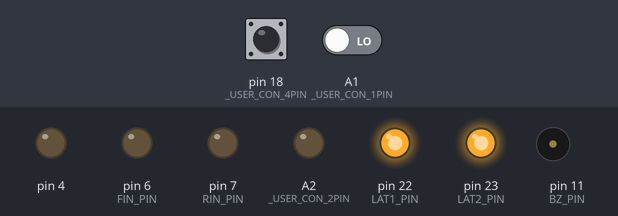
The sketch below on a simulated Arduino Leonardo, built with avr-gcc and run on an emulated ATmega32U4. On the bench: output pins drawn as LEDs (lit = HIGH), buzzer (waves = sounding). The test bench sets the inputs (shaded band); at power-on: A1 (_USER_CON_1PIN) LOW, pin 18 (_USER_CON_4PIN) HIGH.

Above: at 1.2 s.
1.3 s: A1 (_USER_CON_1PIN) driven HIGH
At 2.1 s:
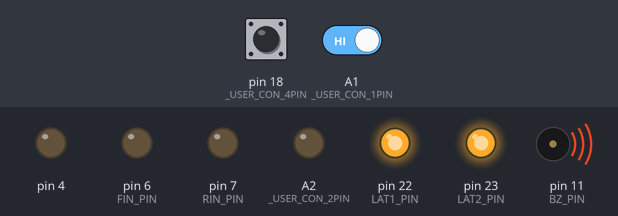
2.8 s: A1 (_USER_CON_1PIN) driven LOW
Timing chart, 0 to 5.8 s (numbered marks = the images above; inputs shaded):
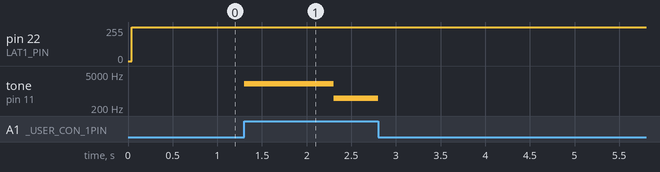

The sketch:

mon4_b.ino
```cpp
#define USE_TIMER3_ISR
#include "mono_con.h"

const int D2 = 18; // SW
const int D3 = 19; // TSW

int SW  = 0;
int TSW = 0;

int prev_SW  = 0;
int prev_TSW = 0;

int status = 0;
int tgl    = 1;

int count = 0;
int ten   = 0;
int one   = 0;

word in, bz;

ISR (TIMER3_COMPA_vect) {
  if (in > 5) {
    in = 0;

    SW  = digitalRead(D2);
    TSW = digitalRead(D3);
  }

  in++;

  if (TSW == HIGH) bz++;
}

void setup() {
  config_init();
  serial_init();

  disp(num[0], num[0]);
}

void loop() {
  if (TSW == HIGH) {
    // on

    if (TSW != prev_TSW) tgl = 1;

    if (bz > 1000) {
      bz = 0;

      if (tgl) {
        tone(BZ_PIN, 2000);
      } else {
        tone(BZ_PIN, 500);
      }

      if (++count > 99) count = 0;

      ten = count / 10;
      one = count % 10;

      disp(num[ten], num[one]);

      tgl = !tgl;
    }

  } else {
    // off

    bz = 1000;
    noTone(BZ_PIN);

    if (SW == LOW && prev_SW == HIGH) {
      count = 0;
      ten   = 0;
      one   = 0;

      disp(num[0], num[0]);
    }

  }

  prev_SW  = SW;
  prev_TSW = TSW;
}
```

mono_con.h
```cpp
//===================================================================================================================
//
//  高校生ものづくりコンテスト2026岡山県大会用 ArduinoShield
//
//    出力回路: 百エディケーション製
//    https://hyakuedu.wordpress.com/
//
//    CPU Board: Arduino MEGA 2560 R3
//                                     2026/01/08 OKAKO
//
//===================================================================================================================
#ifndef _MONO_CON_2026_H
#define _MONO_CON_2026_H

//--- Arduino  ATmega2560 Input
#define _USER_CON_1PIN A1
#define _USER_CON_2PIN A2
#define _USER_CON_3PIN 17
#define _USER_CON_4PIN 18
#define _USER_CON_5PIN 19
#define _USER_CON_6PIN 40
#define _USER_CON_7PIN 42
#define _USER_CON_8PIN 20 //GND

//--- OKAKO_Shield_CN2
#define BOARD_SW_PIN 26
#define BZ_PIN 11
#define FIN_PIN 6
#define RIN_PIN 7
#define LAT2_PIN 23
#define LAT1_PIN 22
#define SCK_PIN 24
#define SDI_PIN 25

//--- セグメントLED 0-9,blank
int num[11] = { 0x3f, 0x06, 0x5b, 0x4f, 0x66,  //0, 1, 2, 3, 4
                0x6d, 0x7d, 0x27, 0x7f, 0x6f,  //5, 6, 7, 8, 9
                0x00 };                        //blank

//--- レジスタ初期設定
void config_init(void) {
  pinMode(_USER_CON_1PIN, INPUT);
  pinMode(_USER_CON_2PIN, INPUT);
  pinMode(_USER_CON_3PIN, INPUT);
  pinMode(_USER_CON_4PIN, INPUT);
  pinMode(_USER_CON_5PIN, INPUT);
  pinMode(_USER_CON_6PIN, INPUT);
  pinMode(_USER_CON_7PIN, INPUT);

  pinMode(_USER_CON_8PIN, OUTPUT);
  digitalWrite(_USER_CON_8PIN, LOW); //IN_D4をGND設定

  pinMode(BOARD_SW_PIN, INPUT);
  pinMode(BZ_PIN, OUTPUT);
  pinMode(RIN_PIN, OUTPUT);
  pinMode(FIN_PIN, OUTPUT);
  pinMode(LAT1_PIN, OUTPUT);
  pinMode(LAT2_PIN, OUTPUT);
  pinMode(SCK_PIN, OUTPUT);
  pinMode(SDI_PIN, OUTPUT);

  ////////// DCモータ制御用PWM信号生成用のタイマ(Timer4)の周波数を31.37KHzに変更 //////////
  TCCR4B = (TCCR4B & 0b11111000) | 0x01;

#ifdef USE_TIMER3_ISR
  ////////// 1ms割り込み用のタイマ(Timer3)の初期化 //////////
  TCCR3A = 0;
  TCCR3B = 0x0b;
  // OCR3A = 124;
  OCR3A = 249;
  TIMSK3 = 2;
#endif
}

//--- 構造体宣言bitset
struct bitset {
  int SDI : 1;   // bit0 シリアルデータ
  int SCK : 1;   // bit1 シリアルクロック
  int LAT1 : 1;  // bit2 7seg LED 系ラッチ
  int LAT2 : 1;  // bit3 フルカラーLED,step モータ系ラッチ
  int DCM : 2;   // bit4,5 DC モータの動作モード
  int BZ : 1;    // bit6 圧電スピーカ
  int TSW : 1;   // bit7 タクトスイッチ入力
};
struct bitset RC;  // 構造体変数

//--- 共用体宣言lm (LED & step Motor)
union {
  struct
  {               //--- 構造体宣言，bit というグループ名
    int SM : 4;   // bit0 ～ bit3 ステッピングモータ励磁信号
    int R : 1;    // bit4 フルカラーLED，赤色
    int B : 1;    // bit5 フルカラーLED，青色
    int G : 1;    // bit6 フルカラーLED，緑色
    int res : 1;  // bit7 未使用
  } bit;          // bit アクセス名
  struct
  {
    int SM : 4;
    int GBR : 3;  // フルカラーLED, カラーコードを3bitで指定
    int res : 1;
  } color;  // GBRを3ビットアクセス名
  int b8;   // byte アクセス名
} lm;       // 共用体変数名

//--- U1,U2,U3初期化
void serial_init(void) {
  //U1
  digitalWrite(LAT1_PIN, LOW);
  shiftOut(SDI_PIN, SCK_PIN, MSBFIRST, 0x00);
  digitalWrite(LAT1_PIN, HIGH);

  //U2
  digitalWrite(LAT1_PIN, LOW);
  shiftOut(SDI_PIN, SCK_PIN, MSBFIRST, 0x00);
  digitalWrite(LAT1_PIN, HIGH);

  //u3
  digitalWrite(LAT2_PIN, LOW);
  shiftOut(SDI_PIN, SCK_PIN, MSBFIRST, 0x00);
  digitalWrite(LAT2_PIN, HIGH);
}

//--- 2桁7セグメントLEDの表示関数
int disp(char leftPat, char rightPat) {
  digitalWrite(LAT1_PIN, LOW);
  shiftOut(SDI_PIN, SCK_PIN, MSBFIRST, leftPat);
  digitalWrite(LAT1_PIN, HIGH);

  digitalWrite(LAT1_PIN, LOW);
  shiftOut(SDI_PIN, SCK_PIN, MSBFIRST, rightPat);
  digitalWrite(LAT1_PIN, HIGH);
}

//--- ステッピングモータの初期設定関数
int stepm_init(int n) {
  int spm[5] = { 0x9,     // A
                 0xc,     // B
                 0x6,     // nA
                 0x3,     // nB
                 0x00 };  // Stop

  return spm[n];
}

//--- フルカラーLEDとステッピングモータの動作制御関数
int led_stepmotor(char n) {
  digitalWrite(LAT2_PIN, LOW);
  shiftOut(SDI_PIN, SCK_PIN, MSBFIRST, n);
  digitalWrite(LAT2_PIN, HIGH);
}

#endif
```

Measured:
- after the input at 1.3 s, tone on pin 11 (BZ_PIN): silent → 2000 Hz at once, → 500 Hz 1.0 s later
